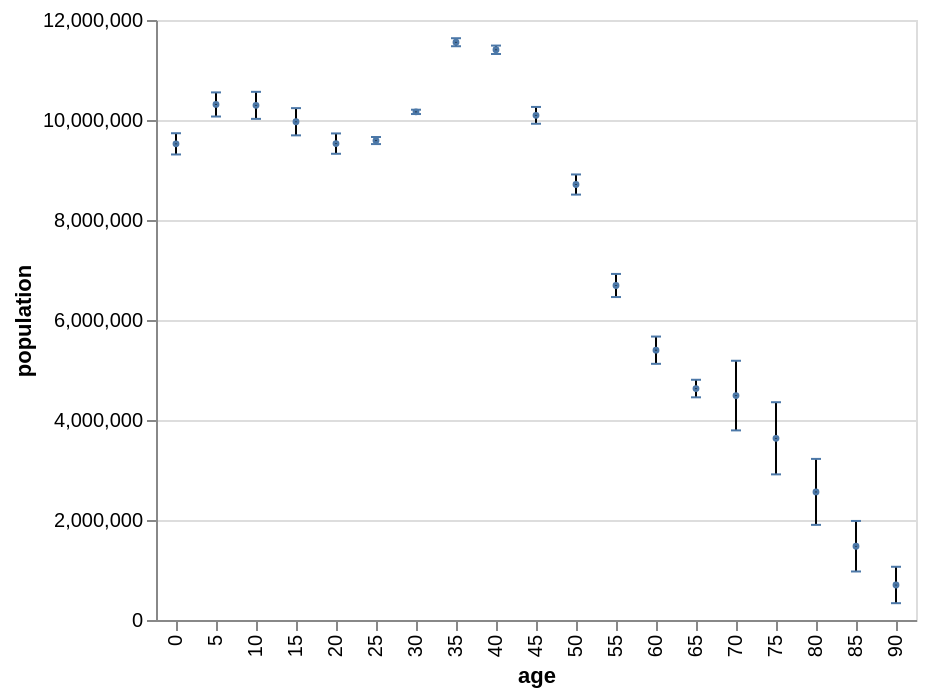

Write the Vega-Lite specification saved for this chart.
### Vega-Lite specification from a JSON file in a GitHub repository (floating-point values rounded to 4 significant figures; data arrays with more than 128 entries replaced by an {"elided": "..."} marker saying what was removed)
{"$schema": "https://vega.github.io/schema/vega-lite/v4.json", "description": "A error bar plot showing mean, min, and max in the US population distribution of age groups in 2000.", "data": {"values": {"elided": "570 records"}}, "transform": [{"filter": "datum.year == 2000"}], "layer": [{"mark": "rule", "encoding": {"x": {"field": "age", "type": "ordinal"}, "y": {"aggregate": "min", "field": "people", "type": "quantitative", "title": "population"}, "y2": {"aggregate": "max", "field": "people"}}}, {"mark": "tick", "encoding": {"x": {"field": "age", "type": "ordinal"}, "y": {"aggregate": "min", "field": "people", "type": "quantitative", "title": "population"}, "size": {"value": 5}}}, {"mark": "tick", "encoding": {"x": {"field": "age", "type": "ordinal"}, "y": {"aggregate": "max", "field": "people", "type": "quantitative", "title": "population"}, "size": {"value": 5}}}, {"mark": "point", "encoding": {"x": {"field": "age", "type": "ordinal"}, "y": {"aggregate": "mean", "field": "people", "type": "quantitative", "title": "population"}, "size": {"value": 2}}}]}
